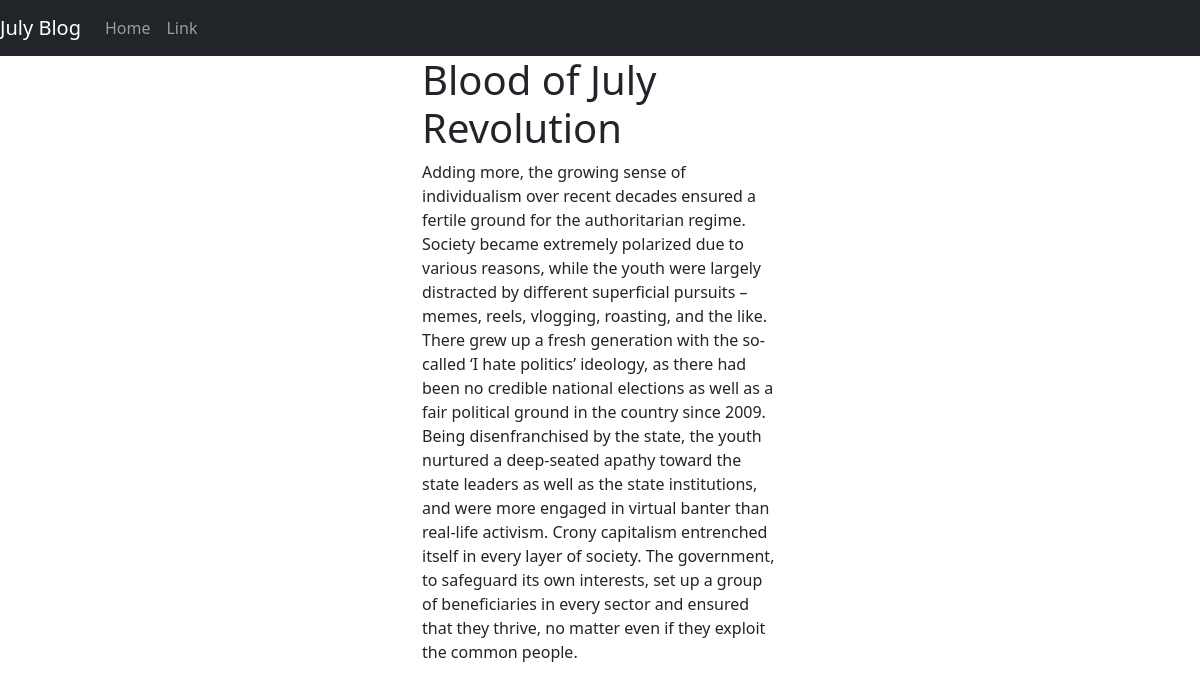
/blogb/Revolt/, run on the app's committed database.
### blogb/models.py (models this page shows, shortened)
class Post(models.Model):
    class NewManager(models.Manager):
        def get_queryset(self):
            return super().get_queryset(). filter(status='published')
    options ={
        ('draft', 'Draft',),
        ('published', 'Published',),
    }
    title = models.CharField(max_length=200)
    slug = models.SlugField(max_length=250, unique_for_date='publish')
    excerpt = models.TextField(null=True)
    publish = models.DateTimeField(default=timezone.now)
    author = models.ForeignKey(User, on_delete=models.CASCADE, related_name='blog_posts')
    content = models.TextField()
    status = models.CharField(max_length=10, choices= options, default= 'draft')
    objects = models.Manager()
    newmanager = NewManager()
    class Meta:
        ordering = ('publish',)

### blogb/views.py (the view)
# urls.py: path('<slug:post>/', views.single_post, name='single_post'),
def single_post(request, post):
    post = get_object_or_404(Post, slug=post, status= 'published')
    return render(request, 'single.html', {
        'post': post
    })

### blogb/templates/single.html (shortened to what this page needs)
<!DOCTYPE html>
<html lang="en">
<head>
    <link href="https://cdn.jsdelivr.net/npm/bootstrap@5.3.0/dist/css/bootstrap.min.css" rel="stylesheet">
</head>
<body>
    <nav class="navbar navbar-expand-lg navbar-dark bg-dark">
        <a class="navbar-brand" href="#">July Blog</a>
        <div class="collapse navbar-collapse" id="navbarNav">
            <ul class="navbar-nav">
                <li class="nav-item">
                    <a class="nav-link" href="http://127.0.0.1:8000/blogb">Home</a>
                </li>
                <li class="nav-item">
                    <a class="nav-link" href="#">Link</a>
                </li>
            </ul>
        </div>
    </nav>
    <div class="container">
        <div class="row justify-content-md-center">
            <div class="col-md-4">
            <div class="col-12"><h1>{{post.title }}</h1></div>
            <div class="col-12"><p>{{post.content }}</p></div>
            </div>
        </div>
    </div>
</body>
</html>

### data on the page
Post: title "Blood of July Revolution", content "Adding more, the growing sense of individualism over recent decades ensured a fertile ground for the authoritarian regime. Society became extremely polarized due to various reasons, while the youth were largely distracted by different superficial pursuits – memes, reels, vlogging, roasting, and the like. There grew up a fresh generation with the so-called ‘I hate politics’ ideology, as there had been no credible national elections as well as a fair political ground in the country since 2009. Being disenfranchised by the state, the youth nurtured a deep-seated apathy toward the state leaders as well as the state institutions, and were more engaged in virtual banter than real-life activism.…"
